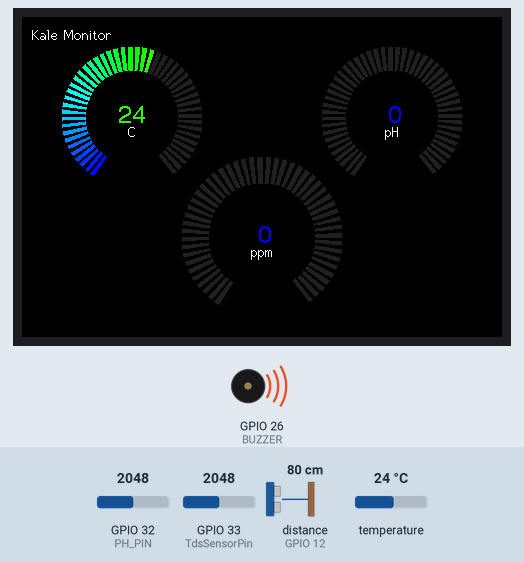
Bench run of a sketch on a simulated ESP32. Parts: 480×320 colour display, buzzer (waves = sounding, pin HIGH). Wiring (inferred from the names in the program): ultrasonic range finder: trigger GPIO 13; echo GPIO 12. The test bench sets the inputs (shaded band); at power-on: temperature 24 °C, distance to the obstacle (sensor on GPIO 12) 80 cm, GPIO 33 (TdsSensorPin) = 2048, GPIO 32 (PH_PIN) = 2048. The echo pulse lasts 58.3 µs per cm; WiFi joins after 1.5 s; servers stay silent unless stated; EEPROM starts erased; pins used as bus, display or sensor lines are not drawn; what the sketch prints to the serial monitor is not drawn.

Above: at 3.3 s.
3.4 s: temperature set to 20.6 °C
At 8.2 s:
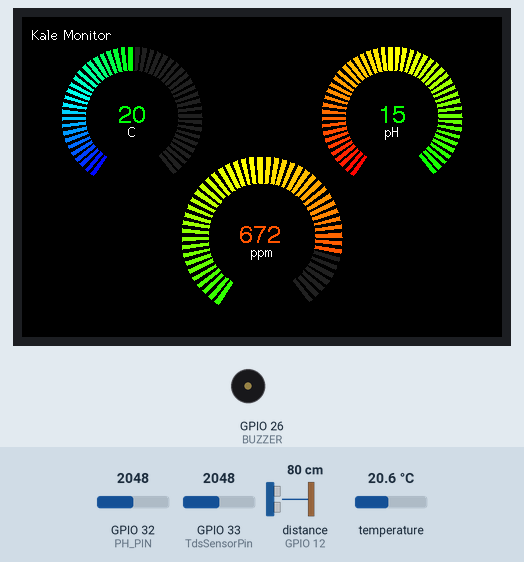
8.5 s: temperature set to 19.6 °C
At 14.5 s:
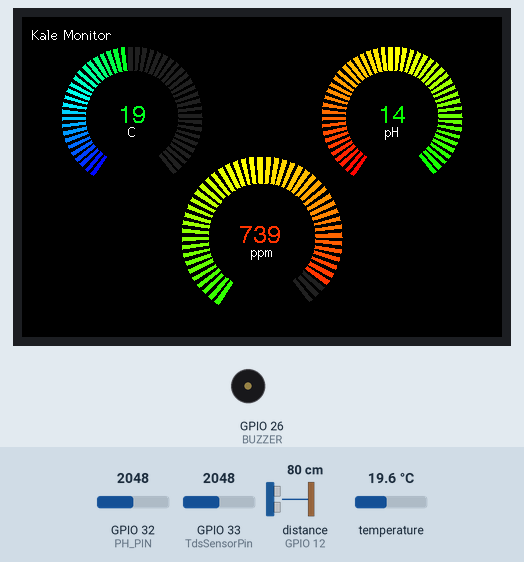
14.9 s: distance to the obstacle (sensor on GPIO 12) set to 23 cm
22.6 s: distance to the obstacle (sensor on GPIO 12) set to 19 cm
24.3 s: GPIO 33 (TdsSensorPin) set to 2866
At 28.6 s:
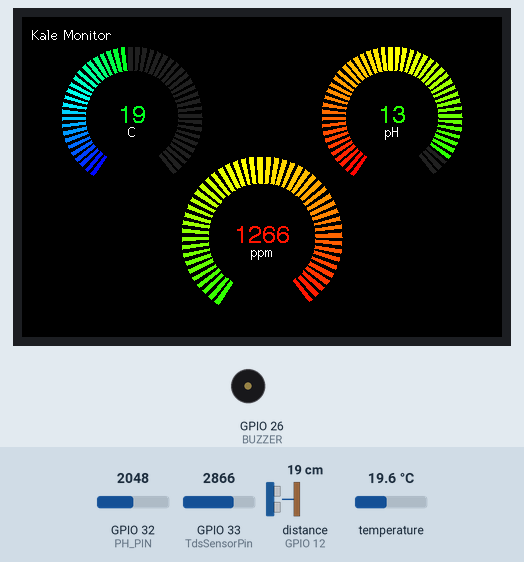
28.9 s: GPIO 32 (PH_PIN) set to 3972
At 37.4 s:
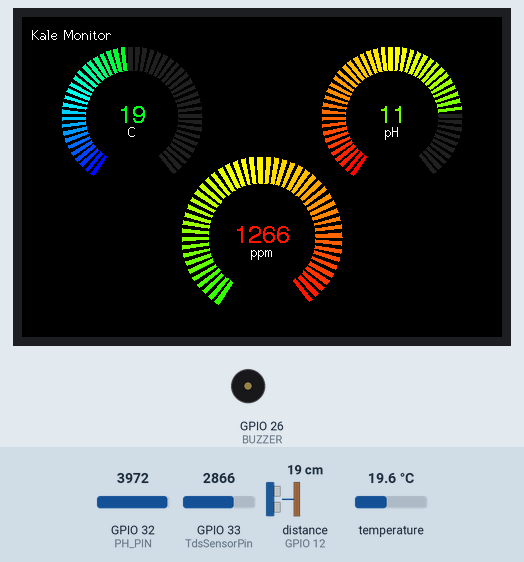
Timing chart, 0 to 38.1 s (numbered marks = the images above; inputs shaded):
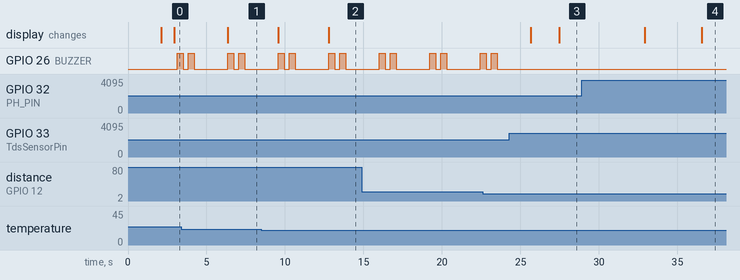

Measured:
- the behaviour switches between 20.1 and 20 °C on temperature (found by bisection; images 1 and 2)
- after the input at 3.4 s, the display: changes after 2.9 s (image 1)
- after the input at 24.3 s, the display: first differs from a run without the input after 3.2 s (image 3)

The sketch:

IOTHidroponik.ino
```cpp
#define BLYNK_TEMPLATE_ID "TMPLu39O2Y7P"
#define BLYNK_DEVICE_NAME "Posyandu Rumpun Bambu"
#define BLYNK_AUTH_TOKEN "OFWiF8pGeGKqkRzFQkye1mewCWzOIV_I"

#define BLYNK_PRINT Serial
#include <EEPROM.h>
#include "GravityTDS.h"
#include <WiFi.h>
#include <WiFiClient.h>
#include <BlynkSimpleEsp32.h>
#include <TFT_eSPI.h>
#include <SPI.h>
#define EEPROM_SIZE 1024
#define RED2RED 0
#define GREEN2GREEN 1
#define BLUE2BLUE 2
#define BLUE2RED 3
#define GREEN2RED 4
#define RED2GREEN 5
#define splashWidth 320
#define splashHeight 480
 #define TFT_GREY 0x2104

char auth[] = BLYNK_AUTH_TOKEN;
char ssid[] = "RumpunBambu08";
char pass[] = "posyandu08";


//TFT_eSPI tft = TFT_eSPI(); // Invoke custom library with default width and height

uint32_t runTime = -99999; // time for next update
int d = 0;       // Variable used for the sinewave test waveform
boolean range_error = 0;

unsigned long lastDebounceTime = 0; // the last time the output pin was toggled
unsigned long debounceDelay = 1000; // the debounce time; increase if the output flickers

//TDS
#define TdsSensorPin 33
GravityTDS gravityTds;
float tdsValue = 0;
static unsigned long timepoint = millis();

//pH
#include "DFRobot_PH.h"
#define PH_PIN 32
float phVoltage,phValue;
DFRobot_PH ph;
#define ArrayLenth 40
int pHArray[ArrayLenth];
int pHArrayIndex=0;
int avrg;

//Water
#define TRIGGER  13
#define ECHO 12
#define USONIC_DIV 0.034
#define BUZZER 26
long duration;
long distance;
int percentage;

//Temp
#include <OneWire.h>
#include <DallasTemperature.h>
#define ONE_WIRE_BUS 4
OneWire oneWire(ONE_WIRE_BUS);
DallasTemperature temp(&oneWire);

//TFT
TFT_eSPI tft = TFT_eSPI();
unsigned long drawTime = 0;

double avergearray(int* arr, int number){
  int i;
  int max,min;
  double avg;
  long amount=0;
  if(number<=0){
    Serial.println("Error");
    return 0;}
    if(number<5){
      for(i=0;i<number;i++){
        amount+=arr[i];
        }
      avg = amount/number;
      return avg;
    }else{
      if(arr[0]<arr[1]){
        min = arr[0];max=arr[1];
        }
        else{
          min=arr[1];max=arr[0];
          }
         for(i=2;i<number;i++){
          if(arr[i]<min){
            amount+=min;
            min=arr[i];
           }else {
            if(arr[i]>max){
              amount+=max;
              max=arr[i];
             }else{
              amount+=arr[i];
              }
            }
          }
          avg = (double)amount/(number-2);
        }
        return avg;
      }

BlynkTimer timer;

void setup(void)
{
  EEPROM.begin(EEPROM_SIZE);
  Blynk.begin(auth, ssid, pass);
  Serial.begin(115200);
  Blynk.virtualWrite(V3,0);
  Blynk.virtualWrite(V1,0);
  Blynk.virtualWrite(V2,0);
  gravityTds.setPin(TdsSensorPin);
  gravityTds.setAref(3.3);  //reference voltage on ADC, default 5.0V on Arduino UNO
  gravityTds.setAdcRange(4096);  //1024 for 10bit ADC;4096 for 12bit ADC
  gravityTds.begin();  //initialization
  temp.begin();
  ph.begin();
  tft.begin();
  tft.setRotation(1);
  tft.fillScreen(TFT_BLACK);
  tft.setTextColor(TFT_WHITE, TFT_BLACK);
  tft.drawString("Kale Monitor", 10, 10, 2);
  pinMode(TRIGGER, OUTPUT);
  pinMode(ECHO, INPUT);
  pinMode (BUZZER, OUTPUT);
  timer.setInterval(1000L, sendSensor);

}

void loop()
{
   Blynk.run();
   timer.run();
   if(millis()-timepoint>1000U){
    timepoint=millis();
    temp.requestTemperatures();
    float tempC=temp.getTempCByIndex(0);
    if(tempC != DEVICE_DISCONNECTED_C){
      Serial.print("Temp: ");
      Serial.println(tempC);
      }
      else tempC = 25.0;
    if (millis() - runTime >= 0L)
  { // Execute every TBD ms
    runTime = millis();

    // Test with a slowly changing value from a Sine function
    //d += 4; if (d >= 360) d = 0;

    // Set the the position, gap between meters, and inner radius of the meters
    int xpos = 0, ypos = 5, gap = 4, radius = 52;

    // Draw meter and get back x position of next meter

    // Test with Sine wave function, normally reading will be from a sensor
    //reading = 250 + 250 * sineWave(d+0);
    //xpos = gap + ringMeter(reading, 0, 500, xpos, ypos, radius, "mA", GREEN2RED); // Draw analogue meter

    //reading = 20 + 30 * sineWave(d+60);
    //xpos = gap + ringMeter(reading, -10, 50, xpos, ypos, radius, "degC", BLUE2RED); // Draw analogue meter

    //reading = 50 + 50 * sineWave(d + 120);
    //ringMeter(reading, 0, 100, xpos, ypos, radius, "%RH", BLUE2BLUE); // Draw analogue meter

    // Draw two more larger meters
    //xpos = 20, ypos = 115, gap = 24, radius = 64;

    //reading = 1000 + 150 * sineWave(d + 90);
    //xpos = gap + ringMeter(reading, 850, 1150, xpos, ypos, radius, "mb", BLUE2RED); // Draw analogue meter

    //reading = 15 + 15 * sineWave(d + 150);
    //xpos = gap + ringMeter(reading, 0, 30, xpos, ypos, radius, "Volts", GREEN2GREEN); // Draw analogue meter

    // Draw a large meter
    xpos = 40, ypos = 30, gap = 15, radius = 70;
    // Comment out above meters, then uncomment the next line to show large meter
    ringMeter(tdsValue, 0, 800, 160, 140, 80, "ppm", GREEN2RED); // Draw analogue meter
    ringMeter(tempC, -10, 50, 40, 30, 70, "C", BLUE2RED);
    ringMeter(phValue, 0, 14, 300, 30, 70, "pH", RED2GREEN);
  }

   //temperature = readTemperature();
   gravityTds.setTemperature(tempC);
   gravityTds.update();
   tdsValue = gravityTds.getTdsValue();
   Serial.print(tdsValue,0);
   Serial.println("ppm");
   pHArray[pHArrayIndex++]=analogRead(PH_PIN);
   if(pHArrayIndex==ArrayLenth)pHArrayIndex=0;
   avrg = avergearray(pHArray, ArrayLenth);
   phVoltage = avrg/4096.0*3300;
   phValue = ph.readPH(phVoltage,tempC);
   Blynk.virtualWrite(V3,tdsValue);
   Blynk.virtualWrite(V1,tempC);
   Blynk.virtualWrite(V2,phValue);
}
}

// #########################################################################
//  Draw the meter on the screen, returns x coord of righthand side
// #########################################################################
int ringMeter(int value, int vmin, int vmax, int x, int y, int r, const char *units, byte scheme)
{
  // Minimum value of r is about 52 before value text intrudes on ring
  // drawing the text first is an option

  x += r;
  y += r; // Calculate coords of centre of ring

  int w = r / 3; // Width of outer ring is 1/4 of radius

  int angle = 150; // Half the sweep angle of meter (300 degrees)

  int v = map(value, vmin, vmax, -angle, angle); // Map the value to an angle v

  byte seg = 3; // Segments are 3 degrees wide = 100 segments for 300 degrees
  byte inc = 6; // Draw segments every 3 degrees, increase to 6 for segmented ring

  // Variable to save "value" text colour from scheme and set default
  int colour = TFT_BLUE;

  // Draw colour blocks every inc degrees
  for (int i = -angle + inc / 2; i < angle - inc / 2; i += inc)
  {
    // Calculate pair of coordinates for segment start
    float sx = cos((i - 90) * 0.0174532925);
    float sy = sin((i - 90) * 0.0174532925);
    uint16_t x0 = sx * (r - w) + x;
    uint16_t y0 = sy * (r - w) + y;
    uint16_t x1 = sx * r + x;
    uint16_t y1 = sy * r + y;

    // Calculate pair of coordinates for segment end
    float sx2 = cos((i + seg - 90) * 0.0174532925);
    float sy2 = sin((i + seg - 90) * 0.0174532925);
    int x2 = sx2 * (r - w) + x;
    int y2 = sy2 * (r - w) + y;
    int x3 = sx2 * r + x;
    int y3 = sy2 * r + y;

    if (i < v)
    { // Fill in coloured segments with 2 triangles
      switch (scheme)
      {
      case 0:
        colour = TFT_RED;
        break; // Fixed colour
      case 1:
        colour = TFT_GREEN;
        break; // Fixed colour
      case 2:
        colour = TFT_BLUE;
        break; // Fixed colour
      case 3:
        colour = rainbow(map(i, -angle, angle, 0, 127));
        break; // Full spectrum blue to red
      case 4:
        colour = rainbow(map(i, -angle, angle, 70, 127));
        break; // Green to red (high temperature etc)
      case 5:
        colour = rainbow(map(i, -angle, angle, 127, 63));
        break; // Red to green (low battery etc)
      default:
        colour = TFT_BLUE;
        break; // Fixed colour
      }
      tft.fillTriangle(x0, y0, x1, y1, x2, y2, colour);
      tft.fillTriangle(x1, y1, x2, y2, x3, y3, colour);
      //text_colour = colour; // Save the last colour drawn
    }
    else // Fill in blank segments
    {
      tft.fillTriangle(x0, y0, x1, y1, x2, y2, TFT_GREY);
      tft.fillTriangle(x1, y1, x2, y2, x3, y3, TFT_GREY);
    }
  }
  // Convert value to a string
  char buf[10];
  byte len = 3;
  if (value > 999)
    len = 5;
  dtostrf(value, len, 0, buf);
  buf[len] = ' ';
  buf[len + 1] = 0; // Add blanking space and terminator, helps to centre text too!
  // Set the text colour to default
  tft.setTextSize(1);

  tft.setTextColor(TFT_WHITE, TFT_BLACK);
  // Uncomment next line to set the text colour to the last segment value!
  tft.setTextColor(colour, TFT_BLACK);
  tft.setTextDatum(MC_DATUM);
  // Print value, if the meter is large then use big font 8, othewise use 4
  if (r > 84)
  {
    tft.setTextPadding(55 * 3);   // Allow for 3 digits each 55 pixels wide
    tft.drawString(buf, x, y, 8); // Value in middle
  }
  else
  {
    tft.setTextPadding(3 * 14);   // Allow for 3 digits each 14 pixels wide
    tft.drawString(buf, x, y, 4); // Value in middle
  }
  tft.setTextSize(1);
  tft.setTextPadding(0);
  // Print units, if the meter is large then use big font 4, othewise use 2
  tft.setTextColor(TFT_WHITE, TFT_BLACK);
  if (r > 84)
    tft.drawString(units, x, y + 60, 4); // Units display
  else
    tft.drawString(units, x, y + 15, 2); // Units display

  // Calculate and return right hand side x coordinate
  return x + r;
}

// #########################################################################
// Return a 16 bit rainbow colour
// #########################################################################
unsigned int rainbow(byte value)
{
  // Value is expected to be in range 0-127
  // The value is converted to a spectrum colour from 0 = blue through to 127 = red

  byte red = 0;   // Red is the top 5 bits of a 16 bit colour value
  byte green = 0; // Green is the middle 6 bits
  byte blue = 0;  // Blue is the bottom 5 bits

  byte quadrant = value / 32;

  if (quadrant == 0)
  {
    blue = 31;
    green = 2 * (value % 32);
    red = 0;
  }
  if (quadrant == 1)
  {
    blue = 31 - (value % 32);
    green = 63;
    red = 0;
  }
  if (quadrant == 2)
  {
    blue = 0;
    green = 63;
    red = value % 32;
  }
  if (quadrant == 3)
  {
    blue = 0;
    green = 63 - 2 * (value % 32);
    red = 31;
  }
  return (red << 11) + (green << 5) + blue;
}

// #########################################################################
// Return a value in range -1 to +1 for a given phase angle in degrees
// #########################################################################
float sineWave(int phase)
{
  return sin(phase * 0.0174532925);
}

//====================================================================================
// This is the function to draw the icon stored as an array in program memory (FLASH)
//====================================================================================

// To speed up rendering we use a 64 pixel buffer
#define BUFF_SIZE 64

// Draw array "icon" of defined width and height at coordinate x,y
// Maximum icon size is 255x255 pixels to avoid integer overflow

void drawIcon(const unsigned short *icon, int16_t x, int16_t y, int8_t width, int8_t height)
{

  uint16_t pix_buffer[BUFF_SIZE]; // Pixel buffer (16 bits per pixel)

  tft.startWrite();

  // Set up a window the right size to stream pixels into
  tft.setAddrWindow(x, y, width, height);

  // Work out the number whole buffers to send
  uint16_t nb = ((uint16_t)height * width) / BUFF_SIZE;

  // Fill and send "nb" buffers to TFT
  for (int i = 0; i < nb; i++)
  {
    for (int j = 0; j < BUFF_SIZE; j++)
    {
      pix_buffer[j] = pgm_read_word(&icon[i * BUFF_SIZE + j]);
    }
    tft.pushColors(pix_buffer, BUFF_SIZE);
  }

  // Work out number of pixels not yet sent
  uint16_t np = ((uint16_t)height * width) % BUFF_SIZE;

  // Send any partial buffer left over
  if (np)
  {
    for (int i = 0; i < np; i++)
      pix_buffer[i] = pgm_read_word(&icon[nb * BUFF_SIZE + i]);
    tft.pushColors(pix_buffer, np);
  }

  tft.endWrite();
}

void sendSensor(){

  digitalWrite(TRIGGER, HIGH);
  delayMicroseconds(11);
  digitalWrite(TRIGGER, LOW);

  duration = pulseIn(ECHO, HIGH);
  distance = duration * USONIC_DIV/2;
  percentage = map(distance, 27, 5, 0,100);

  if(percentage < 0) {
    percentage = 0;
  } else if(percentage > 100) {
    percentage = 100;
  }

  if (distance > 20 ){
    digitalWrite(BUZZER, HIGH);
    delay(400);
    digitalWrite(BUZZER, LOW);
    delay(300);
    digitalWrite(BUZZER, HIGH);
    delay(400);
    digitalWrite(BUZZER, LOW);
    delay(300);
  } else {
    digitalWrite(BUZZER, LOW);
  }

  Serial.print("Percentage :");
  Serial.print(percentage);
  Serial.print("% Distance: ");
  Serial.print(distance);
  Serial.println(" cm");
  Blynk.virtualWrite(V4,percentage);
  delay(1000);

}


void onChange()
{

}
```
